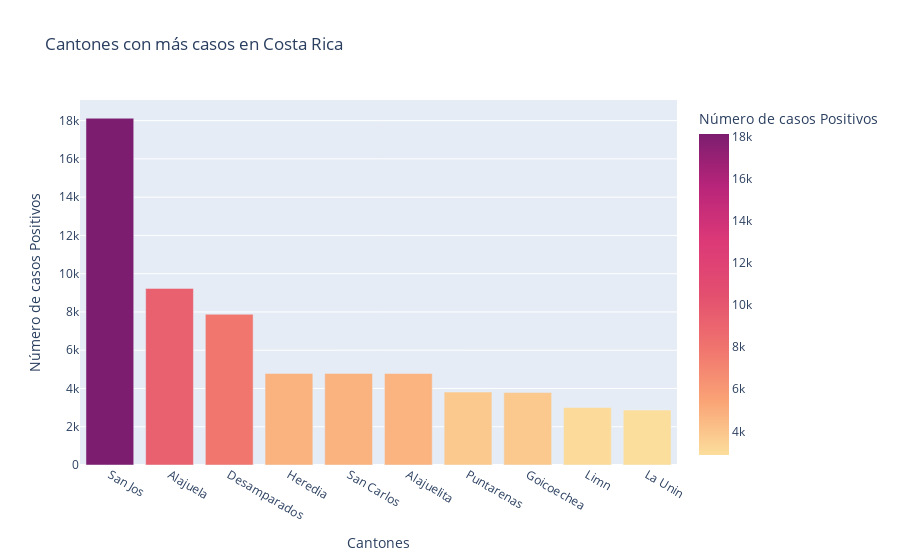

Notebook code for this chart:
### Markdown cell above
#  Gráfico de barras de las cantidades de casos positivos en los cantones de Costa Rica con mayor cantidad de casos.

### Code cell
ultima_fecha_ordenado_df = ultima_fecha_df.sort_values("positivos", ascending=False)

fig = px.bar(ultima_fecha_ordenado_df.head(10), 
                 x="canton",
                 y="positivos", 
                 labels = {'canton': 'Cantones', 'positivos': 'Número de casos Positivos'},
                 color="positivos", 
                 hover_name="canton", 
                 color_continuous_scale='sunsetdark',
                 title = 'Cantones con más casos en Costa Rica'
                 )

fig.show()

### Figure 1 — Plotly figure (JSON) as saved in the notebook; plotly's stock layout.template omitted (floating-point values rounded to 4 significant figures)
{"data": [{"alignmentgroup": "True", "hovertemplate": "<b>%{hovertext}</b><br><br>Cantones=%{x}<br>Número de casos Positivos=%{marker.color}<extra></extra>", "hovertext": ["San Jos", "Alajuela", "Desamparados", "Heredia", "San Carlos", "Alajuelita", "Puntarenas", "Goicoechea", "Limn", "La Unin"], "legendgroup": "", "marker": {"color": [18125, 9231, 7878, 4789, 4789, 4781, 3816, 3787, 3005, 2875], "coloraxis": "coloraxis"}, "name": "", "offsetgroup": "", "orientation": "v", "showlegend": false, "textposition": "auto", "type": "bar", "x": ["San Jos", "Alajuela", "Desamparados", "Heredia", "San Carlos", "Alajuelita", "Puntarenas", "Goicoechea", "Limn", "La Unin"], "xaxis": "x", "y": [18125, 9231, 7878, 4789, 4789, 4781, 3816, 3787, 3005, 2875], "yaxis": "y"}], "layout": {"barmode": "relative", "coloraxis": {"colorbar": {"title": {"text": "Número de casos Positivos"}}, "colorscale": [[0, "rgb(252, 222, 156)"], [0.1667, "rgb(250, 164, 118)"], [0.3333, "rgb(240, 116, 110)"], [0.5, "rgb(227, 79, 111)"], [0.6667, "rgb(220, 57, 119)"], [0.8333, "rgb(185, 37, 122)"], [1, "rgb(124, 29, 111)"]]}, "legend": {"tracegroupgap": 0}, "title": {"text": "Cantones con más casos en Costa Rica"}, "xaxis": {"anchor": "y", "domain": [0, 1], "title": {"text": "Cantones"}}, "yaxis": {"anchor": "x", "domain": [0, 1], "title": {"text": "Número de casos Positivos"}}}}
